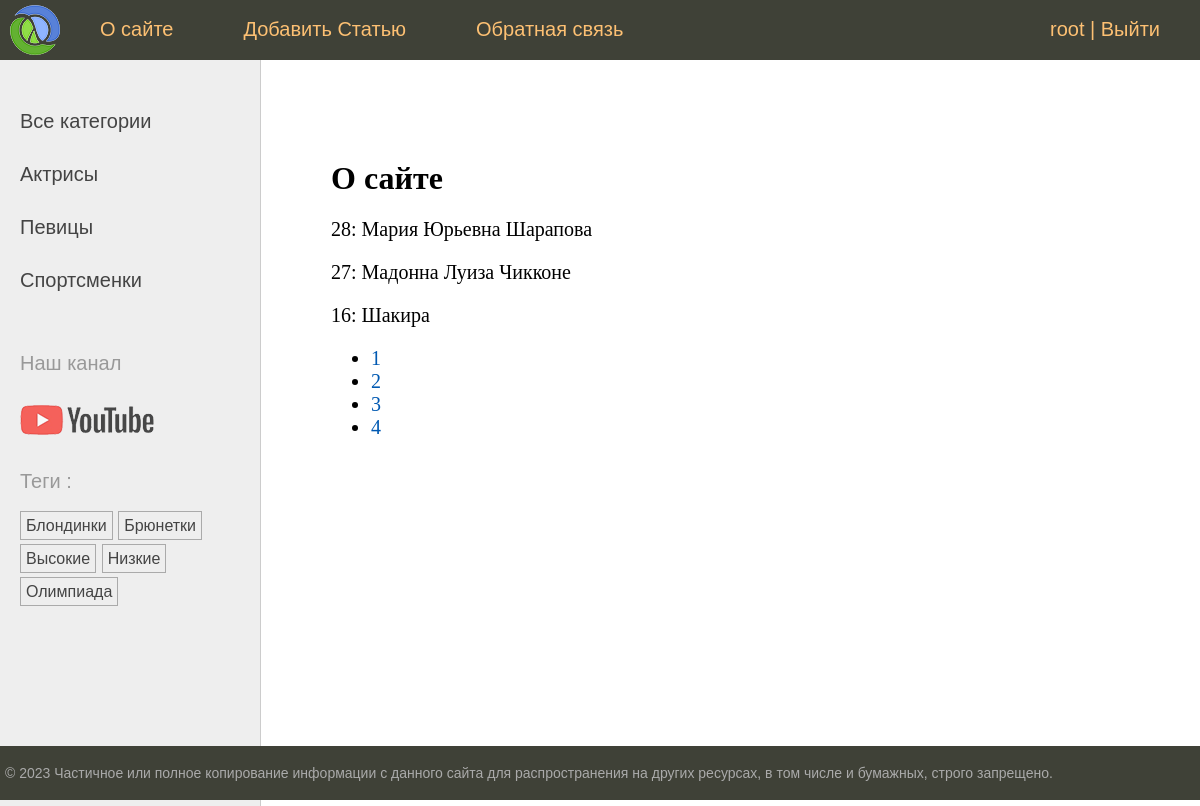
The page /women/about/ (signed in) on the database its author committed.
### women/models.py (models this page shows, shortened)
class Category(models.Model):
    name = models.CharField(max_length=100, db_index=True, verbose_name="Имя")
    slug = models.SlugField(max_length=255, unique=False, db_index=True)
    class Meta:
        verbose_name = "Категория"
        verbose_name_plural = "Категории"
    def get_absolute_url(self):
        return reverse("category", kwargs={"cat_slug": self.slug})

class TagPost(models.Model):
    tag = models.CharField(max_length=100, db_index=True)
    slug = models.SlugField(max_length=255, unique=True, db_index=True)
    def get_absolute_url(self):
        return reverse("tag", kwargs={"tag_slug": self.slug})

class Women(models.Model):
    class Status(models.IntegerChoices):
        DRAFT = 0, "Черновик"
        PUBLISHED = 1, "Опубликовано"
    title = models.CharField(max_length=255, verbose_name="Заголовок")
    slug = models.SlugField(
        max_length=255,
        unique=True,
        db_index=True,
        verbose_name="Slug",
        validators=[
            MinLengthValidator(5, message="Минимум 5 символов"),
            MaxLengthValidator(100, message="Максимум 100 символов"),
        ],
    )
    content = models.TextField(blank=True, verbose_name="Текс Статьи")
    time_create = models.DateTimeField(auto_now_add=True, verbose_name="Время Создания")
    time_update = models.DateTimeField(auto_now=True, verbose_name="Время Изменения")
    photo = models.ImageField(
        upload_to="photos/%Y/%m/%d/",
        default=None,
        blank=True,
        null=True,
        verbose_name="Фото",
    )
    is_published = models.BooleanField(
        choices=tuple(map(lambda x: (bool(x[0]), x[1]), Status.choices)),
        default=Status.DRAFT,
        verbose_name="Возможность Публикации",
    )
    objects = models.Manager()
    published = PublishedManager()
    cat = models.ForeignKey(
        "Category",
        on_delete=models.PROTECT,
        related_name="posts",
        verbose_name="Категории",
    )
    tags = models.ManyToManyField(
        "TagPost", blank=True, related_name="tags", verbose_name="Теги"
    )
    husband = models.OneToOneField(
        "Husband",
        on_delete=models.SET_NULL,
        null=True,
        blank=True,
        related_name="wuman",
        verbose_name="Муж",
    )
    author = models.ForeignKey(get_user_model(), on_delete=models.SET_NULL , related_name="posts" , null=True , default=None)
    class Meta:
        verbose_name = "Известные Женщины"
        verbose_name_plural = "Известные Женщины"
        ordering = ["-time_create"]
        indexes = [
            models.Index(fields=["-time_create"]),
        ]

### women/views.py (the view)
# urls.py: path("about/", views.about, name="about"),
@login_required(login_url="/women/")
def about(request):
    contact_list = Women.published.all()
    paginator = Paginator(contact_list, 3)
    page_number = request.GET.get("page")
    page_obj = paginator.get_page(page_number)
    return render(
        request, "women/about.html", {"title": "О сайте", "page_obj": page_obj}
    )

### users/context_processors.py (called while the page is built)
def get_women_context(request):
    return {"mainmenu": menu}

### women/models.py (called while the page is built)
    def get_queryset(self):
        return super().get_queryset().filter(is_published=Women.Status.PUBLISHED)

### women/templatetags/women_tags.py (called while the page is built)
@register.inclusion_tag("women/list_categories.html")
def show_categories(cat_selected=0):
    cats = Category.objects.annotate(total=Count("posts")).filter(total__gt=0)
    return {"cats": cats, "cat_selected": cat_selected}

@register.inclusion_tag("women/list_tags.html")
def show_all_tags():
    return {"tags": TagPost.objects.annotate(total=Count("tags")).filter(total__gt=0)}

### women/templates/women/about.html
{%extends "base.html"%}
{%block content%}
<h1>{{title}}</h1>
{% for item in page_obj %}
<p>{{ item.pk }}: {{item.title}}</p>
{% endfor %}
<nav>
    <ul>
        {%for p in page_obj.paginator.page_range%}
        <li>
            <a href="?page={{ p }}">{{ p }}</a>
        </li>
        {% endfor %}
    </ul>
</nav>
{%endblock%}

### templates/base.html (shortened to what this page needs)
{% load static %}
{% load women_tags%}
<!DOCTYPE html>
<html>
<head>
    <link type="text/css" href="{% static 'women/css/styles.css' %}" rel="stylesheet" />
</head>
<body>
    <table class="table-page" border="0" cellpadding="0" cellspacing="0">
        <tr>
            <td valign="top">
                {% block mainmenu %}
                <div class="header">
                    <ul id="mainmenu" class="mainmenu">
                        <li class="logo">
                            <a href="{% url 'home' %}">
                                <div class="logo"></div>
                            </a>
                        </li>
                        {% for m in mainmenu %}
                        <li><a href="{% url m.url_name %}">{{m.title}}</a></li>
                        {% endfor %}
                        {% if user.is_authenticated%}
                        <li class="last"><a href="{% url 'users:profile' %}">{{user.username}}</a> | <a href="{% url 'users:logout' %}">Выйти</a></li>
                        {% else %}
                        <li class="last"><a href="{% url 'users:login' %}">Войти</a> | <a
                                href="{% url 'users:register' %}">Регистрация</a></li>
                        {% endif %}
                    </ul>
                </div>
                {% endblock mainmenu %}
                <table class="table-content" border="0" cellpadding="0" cellspacing="0">
                    <tr>
                        <td valign="top" class="left-chapters">
                            <ul id="leftchapters">
                                {%if cat_selected == 0%}
                                <li class="selected">Все категории</li>
                                {%else%}
                                <li><a href="{% url 'home' %}">Все категории</a></li>
                                {%endif%}
                                {% show_categories cat_selected %}
                                <li class="share">
                                    <p>Наш канал</p>
                                    <a class="share-yt"
                                        href="https://www.youtube.com/channel/UClJzWfGWuGJL2t-3dYKcHTA/playlists"
                                        target="_blank" rel="nofollow"></a>
                                </li>
                                <li>{% show_all_tags %}</li>
                            </ul>
                        </td>
                        <td valign="top" class="content">
                            <div class="content-text">
                                {% block content %} {% endblock %}
                            </div>
                        </td>
                    </tr>
                </table>
            </td>
        </tr>
        <tr>
            <td valign="top">
                <div id="footer">
                    <p>
                        &copy; 2023 Частичное или полное копирование информации с данного
                        сайта для распространения на других ресурсах, в том числе и
                        бумажных, строго запрещено.
                    </p>
                </div>
            </td>
        </tr>
    </table>
</body>
</html>

### women/templates/women/list_categories.html
{% for cat in cats%}
{% if cat.id == cat_selected%}
<li class="selected">{{cat.name}}</li>
{%else%}
<li><a href="{{ cat.get_absolute_url}}">{{cat.name}}</a></li>
{%endif%}
{% endfor %}

### women/templates/women/list_tags.html
{% if tags %}
<p> Теги :</p>
<ul class="tags-list">
    {% for t in tags%}
    <li><a href="{{t.get_absolute_url}}">{{t.tag}}</a></li>
    {% endfor %}
</ul>
{% endif%}

### women/static/women/css/styles.css (style rules this page uses)
html, body { font-family: 'Arial'; margin: 0; padding: 0; height: 100%; width: 100%; color: #444; }
a { color: #0059b2; text-decoration: none; }
.table-page { width: 100%; height: 100%; vertical-align: top; }
.table-page tr { height: 100%; }
.header { background: #3F4137; height: 60px; }
.logo { background: url('../images/logo.png') no-repeat 10px 5px; width: 70px; height: 60px; }
ul.mainmenu { list-style: none; margin: 0; padding: 0; height: 60px; color: #fdc073; font-size: 20px; overflow: hidden; }
ul.mainmenu li { float: left; margin: 18px 40px 0 30px; }
ul.mainmenu li.logo { margin: 0; }
ul.mainmenu li.last { float: right; }
ul.mainmenu li a { color: #fdc073; text-decoration: none; }
.table-content { width: 100%; min-height: 100%; height: 100%; }
.left-chapters { margin: 0; background: #eee; border-right: 1px solid #ccc; }
.left-chapters ul { width: 230px; margin: 0; padding: 20px 10px 10px 20px; list-style: none; font-size: 20px; }
.left-chapters ul li { margin: 30px 0 0 0; color: #999; }
.left-chapters ul li a { color: #444; text-decoration: none; }
.left-chapters ul li.share { margin: 60px 0 0 0; }
.left-chapters ul li.share p { margin: 30px 0 30px 0; }
.left-chapters ul li.share a { display: inline-block; width: 40px; height: 40px; margin: 0 20px 0 0; }
.left-chapters ul li.share a.share-yt { width: 100%; height: 30px; background: url('../images/share_yt.png') no-repeat 0 0 }
ul.tags-list { width: 100%; margin: 0; padding: 0; list-style: none; }
ul.tags-list li { margin: 0; padding: 0 0 10px; display: inline-block; }
ul.tags-list li a { padding: 5px; font-size: 16px; border: 1px solid #aaa; }
.content { padding: 40px 20px 20px 40px; width: 100%; box-sizing: border-box; }
.content-text { margin: 60px 0 0 30px; color: #000; font-size: 20px; font-family: Yandex Sans Display Light; }
.content-text h1 { font-size: 32px; }
#footer { box-sizing: border-box; background: #3F4137; padding: 5px; color: #aaa; font-size: 14px; font-family: Verdana, Geneva, Arial, Helvetica; text-align: left; overflow: hidden; }

### rows shown on the page
Category: name "Актрисы"
Category: name "Певицы"
Category: name "Спортсменки"
TagPost: tag "Блондинки"
TagPost: tag "Брюнетки"
TagPost: tag "Высокие"
TagPost: tag "Низкие"
TagPost: tag "Олимпиада"
Women: pk "28", title "Мария Юрьевна Шарапова"
Women: pk "27", title "Мадонна Луиза Чикконе"
Women: pk "16", title "Шакира"

### other values the page prints
{{ m.title }} "О сайте" "Добавить Статью" "Обратная связь"
{{ user.username }} "root"
{{ title }} "О сайте"
{{ p }} "1" "2" "3" "4"
